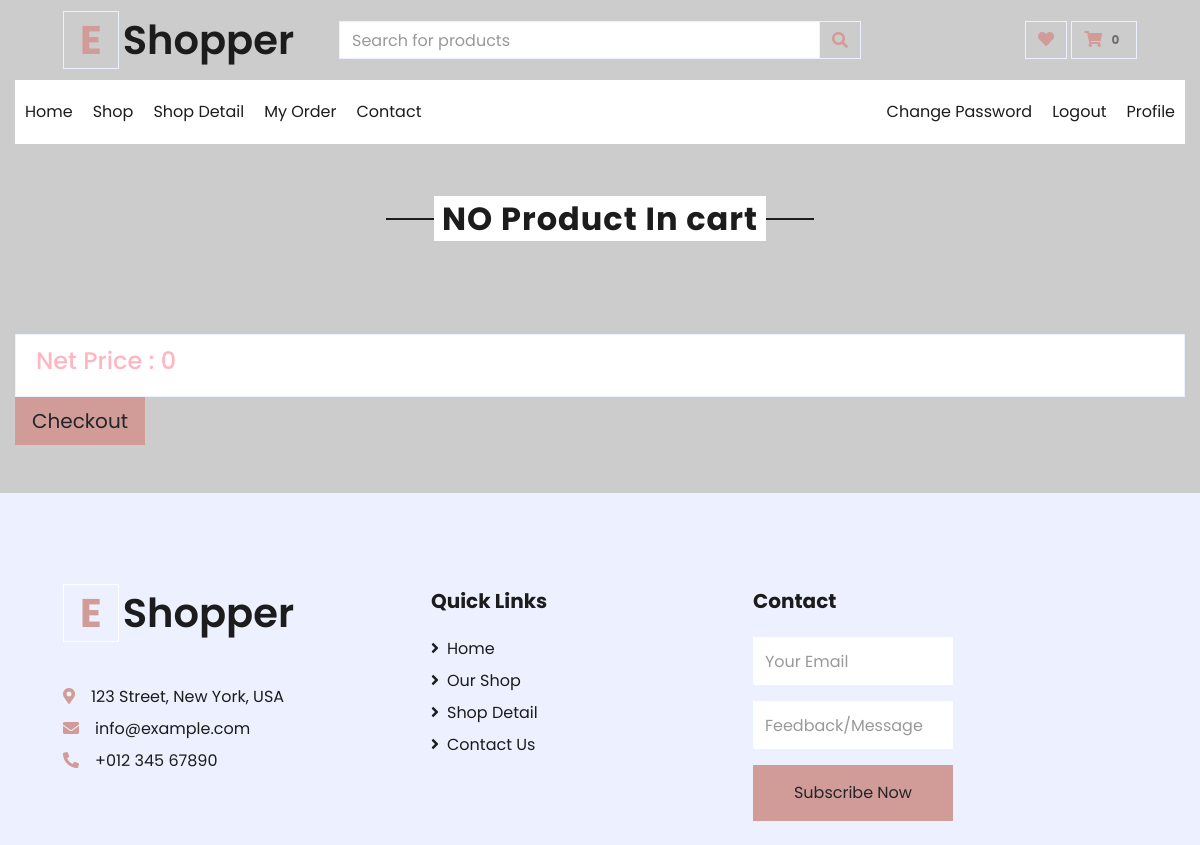
/cart/ (signed in), run on an earlier commit of the app's database.
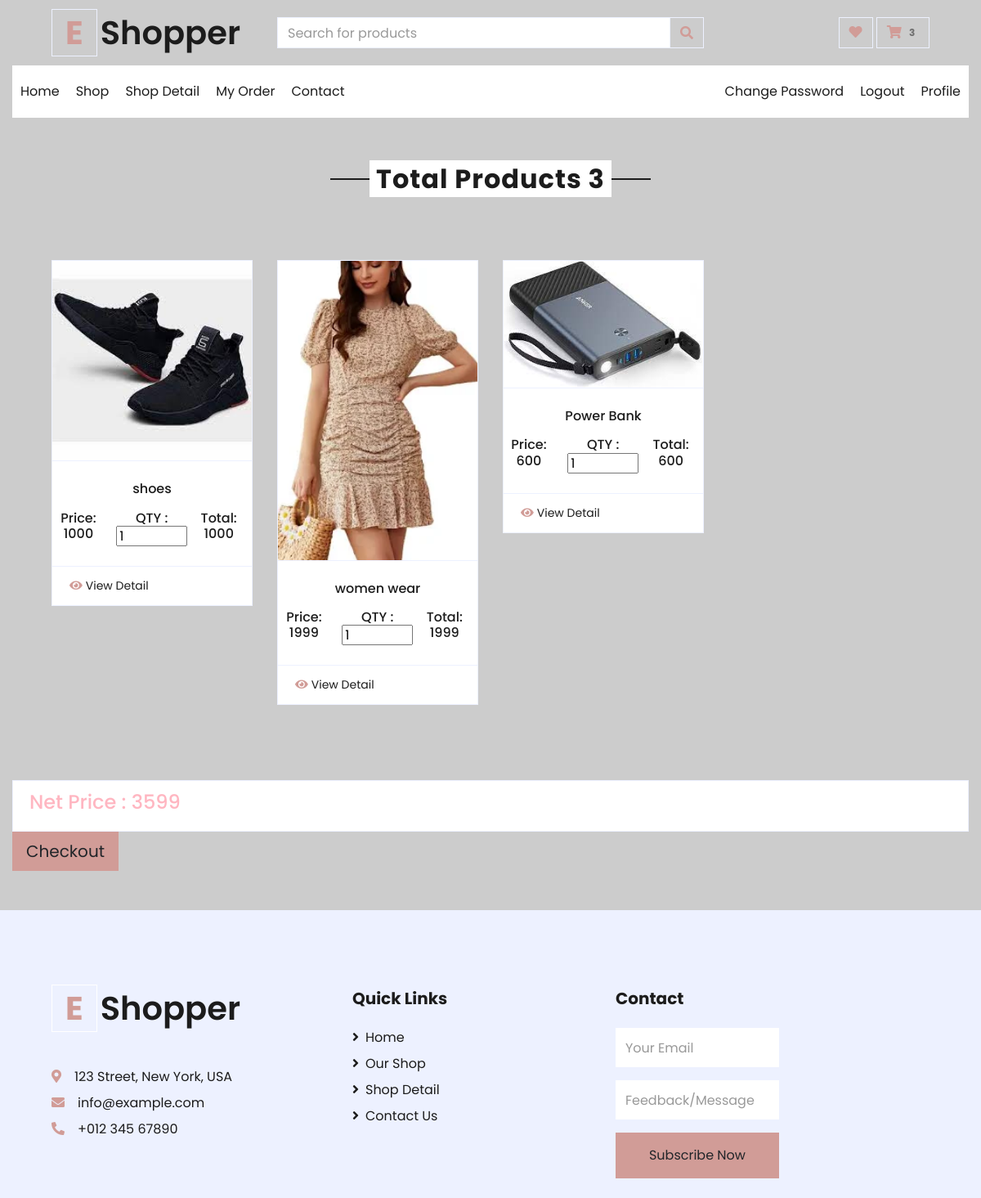
And on a later commit of the database.
### app/models.py (models this page shows, shortened)
class Cart(models.Model):
    user=models.ForeignKey(User,on_delete=models.CASCADE)
    product=models.ForeignKey(Product,on_delete=models.CASCADE)
    product_price=models.PositiveIntegerField()
    product_qty=models.PositiveIntegerField(default=1)
    total_price=models.PositiveIntegerField()
    payment_status=models.BooleanField(default=False)

class Product(models.Model):
    seller=models.ForeignKey(User,on_delete=models.CASCADE)
    choice1=(
        ("Men","Men"),
        ("Women","Women"),
        ("Kids","kids"),
        ("Accessories","Accessories"),
        ("Shoes","Shoes"),
        ("Goggles","Goggles"),
        ("Makeup","Makeup"),
        ("Furniture","Sandals"),
        ("Party Bulb","Party Bulb"),
        ("Kitchen tools","Kitchen tools"),
        )
    product_category=models.CharField(max_length=100,choices=choice1)
    product_name=models.CharField(max_length=100)
    product_price=models.PositiveIntegerField()
    product_desc=models.TextField()
    product_image=models.ImageField(upload_to="product_image",default="")

### app/views.py (the view)
# urls.py: path('cart/',views.cart,name='cart'),
def cart(request):
    net_price=0
    user=User.objects.get(email=request.session['email'])
    cart=Cart.objects.filter(user=user,payment_status=False)
    request.session['cart_count']=len(cart)
    for i in cart:
        net_price=net_price+i.total_price
    return render(request,"cart.html",{'cart':cart,'net_price':net_price})

### app/templates/cart.html (shortened to what this page needs)
{% extends 'header.html' %}
{% load static %}
{% block content %}
<!DOCTYPE html>
<html lang="en">
<head>
</head>
<body>
    <div class="container-fluid pt-5">
        <div class="text-center mb-4">
            {% if cart %}
            <h2 class="section-title px-5"><span class="px-2">Total Products {{cart.count}}</span></h2>
            {% else %}
            <h2 class="section-title px-5"><span class="px-2">NO Product In cart</span></h2>
            {% endif %}
        </div>
         <br><br>
        <div class="row px-xl-5 pb-3">
            {%for i in cart %}
            <div class="col-lg-3 col-md-6 col-sm-12 pb-1">
                <div class="card product-item border-0 mb-4">
                    <div class="card-header product-img position-relative overflow-hidden bg-transparent border p-0">
                        <img src="{{i.product.product_image.url}}" class="img-fluid w-100"  alt="{{i.product.product_name}}" >
                    </div>
                    <div class="card-body border-left border-right text-center p-0 pt-4 pb-3">
                        <h6 class="text-truncate mb-3">{{i.product.product_name}}</h6>
                        <div class="d-flex justify-content-center">
                            <h6>Price: {{i.product.product_price}}</h6><h6 class="text-muted ml-2"><del></del></h6><br>
                            <form name="qty" method="post" action="{% url 'change-qty' %}">
                                <h6>QTY : <input type="number" name=product_qty value="{{i.product_qty}}" min="1" max="10" onchange="this.form.submit();"> </h6>
                            </form> <br>
                            <h6>Total: {{i.total_price}}</h6><h6 class="text-muted ml-2"><del></del></h6>
                        </div>
                    </div>
                    <div class="card-footer d-flex justify-content-between bg-light border">
                        <a href="{% url 'view-detail' pk=i.product.pk %}" class="btn btn-sm text-dark p-0"><i class="fas fa-eye text-primary mr-1"></i>View Detail</a>
                    </div>
                </div>
                <br><br>
            </div>
            {%endfor%}
        </div>
        <div class="card-footer d-flex justify-content-between bg-light border">
        <h4 style="color: 	lightpink">Net Price : {{net_price}}</h4>
        </div>
        <form method="post">
            <button type="button" class="btn btn-lg btn-primary" id="checkout-button">Checkout</button>
        </form>
    </div>
</body>
</html>
{% endblock %}

What changed in the data, as far as the page shows it:
added Cart: product.product_image (picture), product.product_name "shoes", product.product_price "1000", product_qty "1", total_price "1000"
added Cart: product.product_image (picture), product.product_name "women wear", product.product_price "1999", product_qty "1", total_price "1999"
added Cart: product.product_image (picture), product.product_name "Power Bank", product.product_price "600", product_qty "1", total_price "600"
Also different on the page:
{{ request.session.cart_count }}: "0" → "3"
{{ cart.count }}: (not shown) → "3"
{{ net_price }}: "0" → "3599"
text no longer shown: "NO Product In cart"
text now shown: "Total Products"
